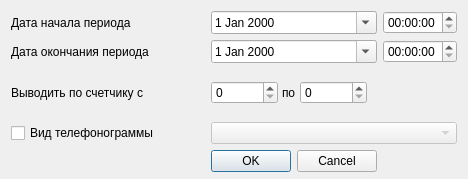
<?xml version="1.0" encoding="UTF-8"?>
<ui version="4.0">
 <class>ReportTelefonogrammSetupDialog</class>
 <widget class="QDialog" name="ReportTelefonogrammSetupDialog">
  <property name="geometry">
   <rect>
    <x>0</x>
    <y>0</y>
    <width>468</width>
    <height>179</height>
   </rect>
  </property>
  <property name="windowTitle">
   <string>Dialog</string>
  </property>
  <widget class="QWidget" name="layoutWidget">
   <property name="geometry">
    <rect>
     <x>11</x>
     <y>11</y>
     <width>446</width>
     <height>161</height>
    </rect>
   </property>
   <layout class="QGridLayout" name="gridLayout">
    <item row="3" column="0">
     <widget class="QLabel" name="lblCounter">
      <property name="text">
       <string>Выводить по счетчику с</string>
      </property>
      <property name="buddy">
       <cstring>edtCounterFrom</cstring>
      </property>
     </widget>
    </item>
    <item row="2" column="0" colspan="2">
     <widget class="QLabel" name="lblEndDate">
      <property name="text">
       <string>Дата окончания периода</string>
      </property>
      <property name="buddy">
       <cstring>edtEndDate</cstring>
      </property>
     </widget>
    </item>
    <item row="5" column="2" colspan="2">
     <widget class="QDialogButtonBox" name="buttonBox">
      <property name="orientation">
       <enum>Qt::Horizontal</enum>
      </property>
      <property name="standardButtons">
       <set>QDialogButtonBox::Cancel|QDialogButtonBox::Ok</set>
      </property>
     </widget>
    </item>
    <item row="0" column="0" colspan="2">
     <widget class="QLabel" name="lblBegDate">
      <property name="text">
       <string>Дата начала периода</string>
      </property>
      <property name="buddy">
       <cstring>edtBegDate</cstring>
      </property>
     </widget>
    </item>
    <item row="0" column="2" colspan="2">
     <widget class="CDateEdit" name="edtBegDate">
      <property name="calendarPopup">
       <bool>true</bool>
      </property>
     </widget>
    </item>
    <item row="0" column="4">
     <widget class="QTimeEdit" name="edtBegTime"/>
    </item>
    <item row="2" column="2" colspan="2">
     <widget class="CDateEdit" name="edtEndDate">
      <property name="calendarPopup">
       <bool>true</bool>
      </property>
     </widget>
    </item>
    <item row="2" column="4">
     <widget class="QTimeEdit" name="edtEndTime"/>
    </item>
    <item row="3" column="2" colspan="3">
     <widget class="QFrame" name="frmAge_2">
      <property name="frameShape">
       <enum>QFrame::NoFrame</enum>
      </property>
      <property name="frameShadow">
       <enum>QFrame::Raised</enum>
      </property>
      <layout class="QHBoxLayout" name="_2">
       <property name="spacing">
        <number>4</number>
       </property>
       <property name="margin">
        <number>0</number>
       </property>
       <item>
        <widget class="QSpinBox" name="edtCounterFrom">
         <property name="sizePolicy">
          <sizepolicy hsizetype="Preferred" vsizetype="Fixed">
           <horstretch>0</horstretch>
           <verstretch>0</verstretch>
          </sizepolicy>
         </property>
         <property name="maximum">
          <number>99999999</number>
         </property>
        </widget>
       </item>
       <item>
        <widget class="QLabel" name="lblCounterTo">
         <property name="text">
          <string>по</string>
         </property>
         <property name="buddy">
          <cstring>edtCounterTo</cstring>
         </property>
        </widget>
       </item>
       <item>
        <widget class="QSpinBox" name="edtCounterTo">
         <property name="sizePolicy">
          <sizepolicy hsizetype="Preferred" vsizetype="Fixed">
           <horstretch>0</horstretch>
           <verstretch>0</verstretch>
          </sizepolicy>
         </property>
         <property name="maximum">
          <number>99999999</number>
         </property>
         <property name="value">
          <number>0</number>
         </property>
        </widget>
       </item>
       <item>
        <spacer name="horizontalSpacer">
         <property name="orientation">
          <enum>Qt::Horizontal</enum>
         </property>
         <property name="sizeHint" stdset="0">
          <size>
           <width>20</width>
           <height>20</height>
          </size>
         </property>
        </spacer>
       </item>
      </layout>
     </widget>
    </item>
    <item row="4" column="0">
     <widget class="QCheckBox" name="chkTelefonoView">
      <property name="enabled">
       <bool>true</bool>
      </property>
      <property name="text">
       <string>Вид телефонограммы</string>
      </property>
     </widget>
    </item>
    <item row="4" column="2" colspan="3">
     <widget class="CStrComboBox" name="cmbTelefonoView">
      <property name="enabled">
       <bool>false</bool>
      </property>
      <property name="editable">
       <bool>false</bool>
      </property>
     </widget>
    </item>
   </layout>
  </widget>
 </widget>
 <customwidgets>
  <customwidget>
   <class>CDateEdit</class>
   <extends>QDateEdit</extends>
   <header>library/DateEdit</header>
  </customwidget>
  <customwidget>
   <class>CStrComboBox</class>
   <extends>QComboBox</extends>
   <header>library/StrComboBox</header>
  </customwidget>
 </customwidgets>
 <tabstops>
  <tabstop>buttonBox</tabstop>
  <tabstop>edtBegDate</tabstop>
  <tabstop>edtEndDate</tabstop>
  <tabstop>edtCounterFrom</tabstop>
  <tabstop>edtCounterTo</tabstop>
 </tabstops>
 <resources/>
 <connections>
  <connection>
   <sender>buttonBox</sender>
   <signal>accepted()</signal>
   <receiver>ReportTelefonogrammSetupDialog</receiver>
   <slot>accept()</slot>
   <hints>
    <hint type="sourcelabel">
     <x>248</x>
     <y>254</y>
    </hint>
    <hint type="destinationlabel">
     <x>157</x>
     <y>274</y>
    </hint>
   </hints>
  </connection>
  <connection>
   <sender>buttonBox</sender>
   <signal>rejected()</signal>
   <receiver>ReportTelefonogrammSetupDialog</receiver>
   <slot>reject()</slot>
   <hints>
    <hint type="sourcelabel">
     <x>316</x>
     <y>260</y>
    </hint>
    <hint type="destinationlabel">
     <x>286</x>
     <y>274</y>
    </hint>
   </hints>
  </connection>
 </connections>
</ui>
